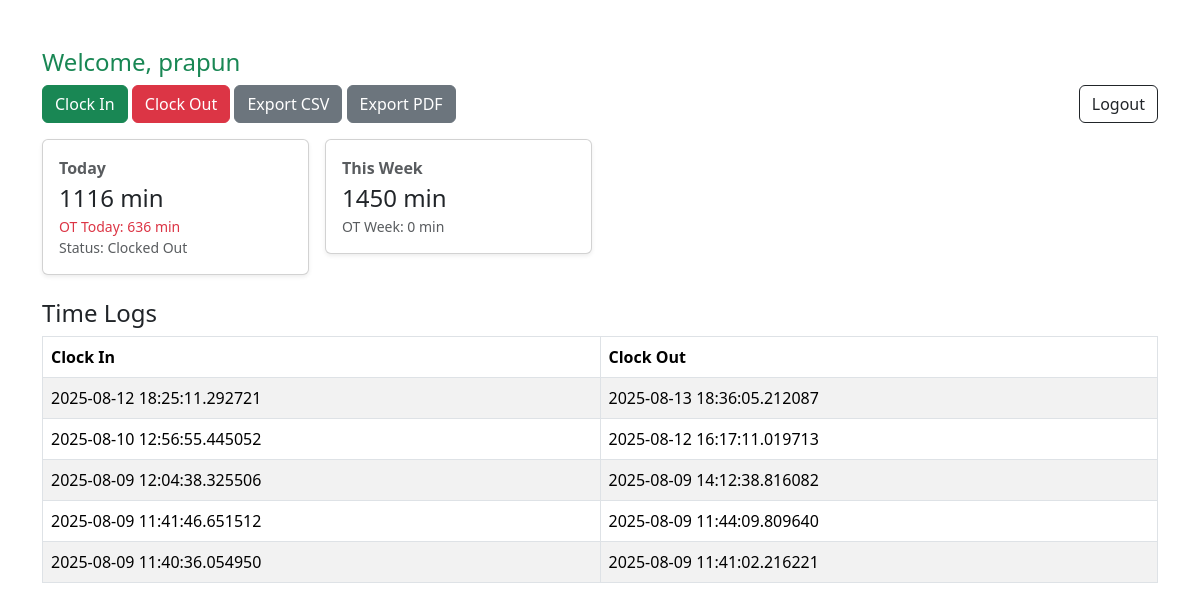
The page /dashboard (signed in) on the database its author committed.
### app.py (models this page shows)
class User(db.Model):
    id       = db.Column(db.Integer, primary_key=True)
    username = db.Column(db.String(100), unique=True, nullable=False)
    password = db.Column(db.String(200), nullable=False)  # plaintext for demo
    role     = db.Column(db.String(20), nullable=False)   # 'admin' | 'employee'

class TimeLog(db.Model):
    id        = db.Column(db.Integer, primary_key=True)
    user_id   = db.Column(db.Integer, db.ForeignKey('user.id'), nullable=False)
    clock_in  = db.Column(db.DateTime)
    clock_out = db.Column(db.DateTime)
    user      = db.relationship('User', backref='time_logs')

### app.py (the view, shortened to what this page needs)
@app.route('/dashboard')
def dashboard():
    if 'user_id' not in session:
        return redirect(url_for('index'))
    user = User.query.get(session['user_id'])
    start_date_str = request.args.get('start_date', '').strip()
    end_date_str   = request.args.get('end_date', '').strip()
    employee_q     = request.args.get('employee', '').strip()  # username partial
    def parse_date(d):
        try:    return datetime.strptime(d, "%Y-%m-%d").date()
        except: return None
    start_dt = end_dt = None
    if user.role == 'admin':
        if start_date_str:
            sd = parse_date(start_date_str)
            if sd: start_dt = datetime.combine(sd, time.min)
        if end_date_str:
            ed = parse_date(end_date_str)
            if ed: end_dt = datetime.combine(ed, time.max)
        logs_query = (TimeLog.query
                      .join(User, TimeLog.user_id == User.id)
                      .options(joinedload(TimeLog.user)))
        if employee_q:
            logs_query = logs_query.filter(User.username.ilike(f"%{employee_q}%"))
        if start_dt and end_dt:
            logs_query = logs_query.filter(and_(TimeLog.clock_in >= start_dt, TimeLog.clock_in <= end_dt))
        elif start_dt:
            logs_query = logs_query.filter(TimeLog.clock_in >= start_dt)
        elif end_dt:
            logs_query = logs_query.filter(TimeLog.clock_in <= end_dt)
        logs = logs_query.order_by(TimeLog.clock_in.desc()).all()
    else:
        logs = (TimeLog.query
                .filter_by(user_id=user.id)
                .options(joinedload(TimeLog.user))
                .order_by(TimeLog.clock_in.desc())
                .all())
    my_today, my_today_ot, my_week, my_week_ot, my_clocked_in = totals_for_user_today_and_week(user.id)
    summary = None
    employees = User.query.order_by(User.username.asc()).all() if user.role == 'admin' else []
    return render_template(
        'dashboard.html',
        user=user,
        role=user.role,
        logs=logs,
        summary=summary,
        my_today=my_today,
        my_today_ot=my_today_ot,
        my_week=my_week,
        my_week_ot=my_week_ot,
        my_clocked_in=my_clocked_in,
        employees=employees,
        start_date_val=start_date_str,
        end_date_val=end_date_str,
        employee_val=employee_q
    )

### app.py (called while the page is built)
def clamp(dt, start, end):
    if dt < start: return start
    if dt > end:   return end
    return dt

def minutes_in_range(log, start, end):
    if not log.clock_in:
        return 0
    s = clamp(log.clock_in, start, end)
    e = clamp(log.clock_out or datetime.now(), start, end)
    if e <= s:
        return 0
    return int((e - s).total_seconds() // 60)

def day_bounds(dt_date):
    start = datetime.combine(dt_date, time.min)
    end   = datetime.combine(dt_date, time.max)
    return start, end

def this_week_bounds():
    today = datetime.today().date()
    week_start_date = today - timedelta(days=today.weekday())  # Monday
    week_end_date   = week_start_date + timedelta(days=6)      # Sunday
    return day_bounds(week_start_date)[0], day_bounds(week_end_date)[1]

def totals_for_user_today_and_week(user_id):
    today = datetime.today().date()
    today_start, today_end = day_bounds(today)
    week_start, week_end   = this_week_bounds()
    logs = (TimeLog.query
            .filter(TimeLog.user_id == user_id, TimeLog.clock_in >= week_start)
            .order_by(TimeLog.clock_in.asc())
            .all())
    today_minutes  = sum(minutes_in_range(l, today_start, today_end) for l in logs)
    week_minutes   = sum(minutes_in_range(l, week_start,  week_end)  for l in logs)
    clocked_in_now = any(l.clock_out is None for l in logs)
    today_ot = max(0, today_minutes - DAILY_OT_THRESHOLD_MIN)
    week_ot  = max(0, week_minutes  - WEEKLY_OT_THRESHOLD_MIN)
    return today_minutes, today_ot, week_minutes, week_ot, clocked_in_now

### templates/dashboard.html (shortened to what this page needs)
{% extends 'base.html' %} {% block title %}Dashboard{% endblock %} {% block content %}
<h4 class="text-success">Welcome, {{ user.username }}</h4>
<div class="mb-3">
    {% if role == 'employee' %}
    <a href="/clock_in" class="btn btn-success">Clock In</a>
    <a href="/clock_out" class="btn btn-danger">Clock Out</a> {% endif %}
    <a href="/export_csv" class="btn btn-secondary">Export CSV</a>
    <a href="/export_pdf" class="btn btn-secondary">Export PDF</a>
    <a href="/logout" class="btn btn-outline-dark float-end">Logout</a>
</div>
<div class="row g-3">
    <div class="col-md-3">
        <div class="card shadow-sm p-3">
            <div class="fw-bold text-muted">Today</div>
            <div class="fs-4">{{ my_today }} min</div>
            <div class="small {{ 'text-danger' if my_today_ot > 0 else 'text-muted' }}">OT Today: {{ my_today_ot }} min</div>
            <div class="small {{ 'text-success' if my_clocked_in else 'text-muted' }}">Status: {{ 'Clocked In' if my_clocked_in else 'Clocked Out' }}</div>
        </div>
    </div>
    <div class="col-md-3">
        <div class="card shadow-sm p-3">
            <div class="fw-bold text-muted">This Week</div>
            <div class="fs-4">{{ my_week }} min</div>
            <div class="small {{ 'text-danger' if my_week_ot > 0 else 'text-muted' }}">OT Week: {{ my_week_ot }} min</div>
        </div>
    </div>
</div>
<h4 class="mt-4">Time Logs</h4>
<table class="table table-bordered table-striped">
    <thead>
        <tr>
            <th>Clock In</th>
            <th>Clock Out</th>
        </tr>
    </thead>
    <tbody>
        {% for log in logs %}
        <tr>
            <td>{{ log.clock_in }}</td>
            <td>{{ log.clock_out or '—' }}</td>
        </tr>
        {% endfor %}
    </tbody>
</table>
{% endblock %}

### templates/base.html (shortened to what this page needs)
<!DOCTYPE html>
<html lang="en">
<head>
    <link href="https://cdn.jsdelivr.net/npm/bootstrap@5.3.2/dist/css/bootstrap.min.css" rel="stylesheet">
</head>
<body>
    <div class="container mt-5">
        {% block content %}{% endblock %}
    </div>
</body>
</html>

### rows shown on the page
User: username "prapun"
TimeLog: clock_in "2025-08-12 18:25:11.292721", clock_out "2025-08-13 18:36:05.212087"
TimeLog: clock_in "2025-08-10 12:56:55.445052", clock_out "2025-08-12 16:17:11.019713"
TimeLog: clock_in "2025-08-09 12:04:38.325506", clock_out "2025-08-09 14:12:38.816082"
TimeLog: clock_in "2025-08-09 11:41:46.651512", clock_out "2025-08-09 11:44:09.809640"
TimeLog: clock_in "2025-08-09 11:40:36.054950", clock_out "2025-08-09 11:41:02.216221"

### other values the page prints
{{ my_today }} "1116"
{{ my_today_ot }} "636"
{{ 'Clocked In' if my_clocked_in else 'Clocked Out' }} "Clocked Out"
{{ my_week }} "1450"
{{ my_week_ot }} "0"
